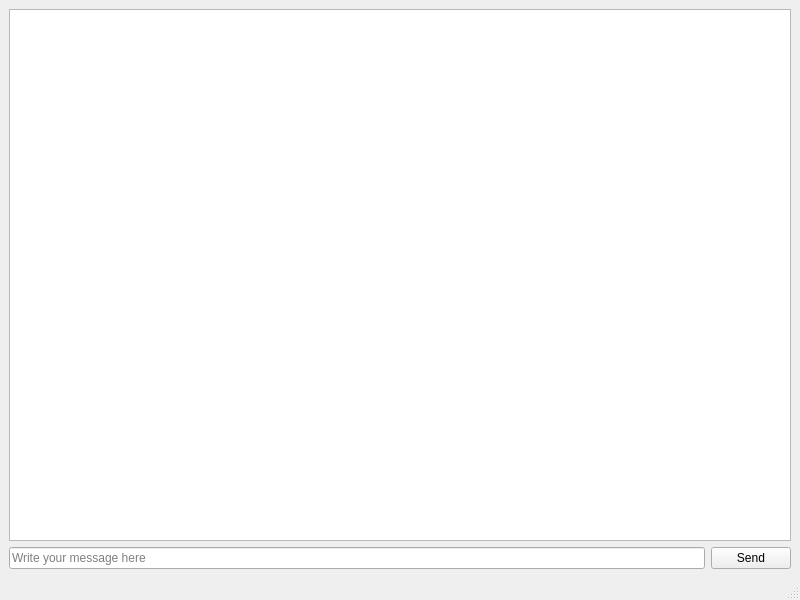
<?xml version="1.0" encoding="UTF-8"?>
<ui version="4.0">
 <class>MainWindow</class>
 <widget class="QMainWindow" name="MainWindow">
  <property name="geometry">
   <rect>
    <x>0</x>
    <y>0</y>
    <width>800</width>
    <height>600</height>
   </rect>
  </property>
  <property name="windowTitle">
   <string>MainWindow</string>
  </property>
  <widget class="QWidget" name="centralwidget">
   <layout class="QVBoxLayout" name="verticalLayout">
    <item>
     <widget class="QPlainTextEdit" name="plainTextEdit"/>
    </item>
    <item>
     <layout class="QHBoxLayout" name="horizontalLayout">
      <item>
       <widget class="QLineEdit" name="lineEdit">
        <property name="placeholderText">
         <string>Write your message here</string>
        </property>
       </widget>
      </item>
      <item>
       <widget class="QPushButton" name="pushButton">
        <property name="text">
         <string>Send</string>
        </property>
       </widget>
      </item>
     </layout>
    </item>
   </layout>
  </widget>
  <widget class="QMenuBar" name="menubar">
   <property name="geometry">
    <rect>
     <x>0</x>
     <y>0</y>
     <width>800</width>
     <height>22</height>
    </rect>
   </property>
  </widget>
  <widget class="QStatusBar" name="statusbar"/>
 </widget>
 <resources/>
 <connections/>
</ui>
